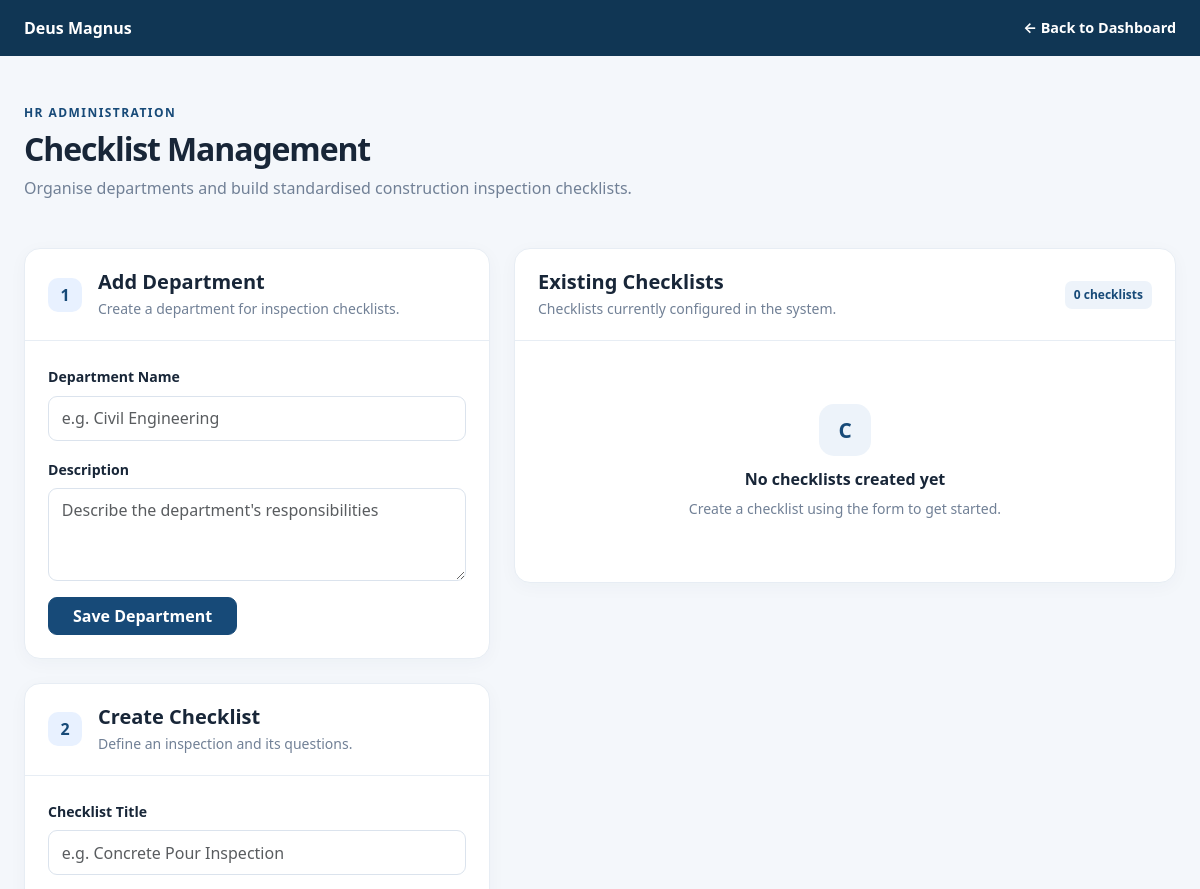
The app's page /site-checkbook/checklists/manage/ (signed in, upper part), older data.
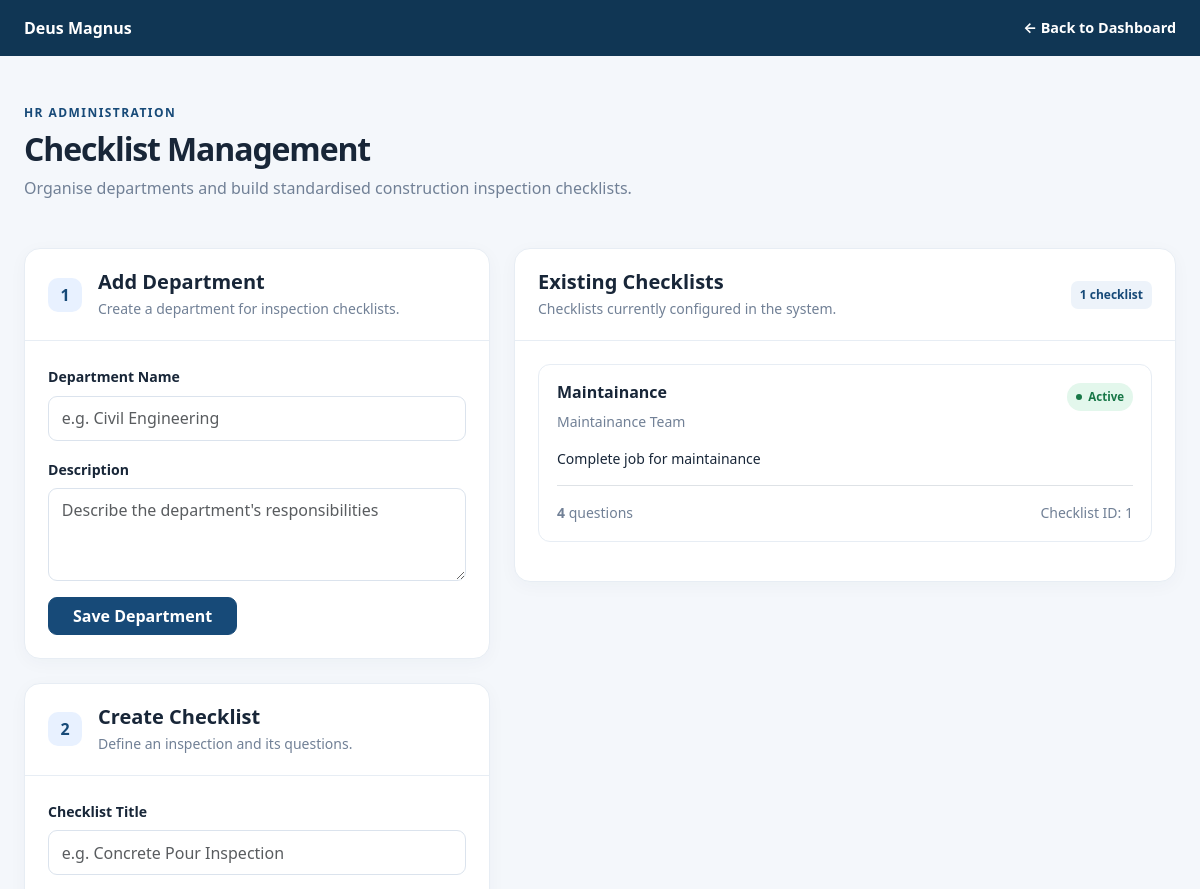
The same page, newer data.
### site_checkbook/models.py (models this page shows, shortened)
class Checklist(models.Model):
    department = models.ForeignKey(
        Department,
        on_delete=models.PROTECT,
        related_name="checklists",
    )
    title = models.CharField(max_length=200)
    description = models.TextField(blank=True)
    is_active = models.BooleanField(default=True)
    created_at = models.DateTimeField(auto_now_add=True)
    class Meta:
        ordering = ["department__name", "title"]

class Department(models.Model):
    name = models.CharField(max_length=150, unique=True)
    description = models.TextField(blank=True)
    is_active = models.BooleanField(default=True)
    created_at = models.DateTimeField(auto_now_add=True)
    class Meta:
        ordering = ["name"]

### site_checkbook/views.py (the view)
@login_required
def manage_checklists(request):
    if not is_hr_reviewer(request.user):
        raise PermissionDenied
    departments = Department.objects.all().order_by("name")
    checklists = Checklist.objects.select_related(
        "department"
    ).prefetch_related("questions")
    return render(
        request,
        "site_checkbook/manage_checklists.html",
        {
            "departments": departments,
            "checklists": checklists,
            "is_reviewer": True,
            "can_manage_projects": can_manage_projects(request.user),
        },
    )

### site_checkbook/permissions.py (called while the page is built)
def can_manage_projects(user):
    if not user.is_authenticated:
        return False
    return (
        user.is_superuser
        or user.groups.filter(
            name__in=["HR", "Supervisors", "Project Managers"]
        ).exists()
    )

### site_checkbook/views.py (called while the page is built)
def is_hr_reviewer(user):
    return (
        user.is_authenticated
        and (
            user.is_superuser
            or user.groups.filter(name__in=["HR", "Supervisors"]).exists()
        )
    )

### templates/site_checkbook/manage_checklists.html (shortened to what the changed rows need)
<!DOCTYPE html>
<html lang="en">
<head>
    <link href="https://cdn.jsdelivr.net/npm/bootstrap@5.3.3/dist/css/bootstrap.min.css" rel="stylesheet">
</head>
<body>
<main class="container-fluid page-wrap px-3 px-lg-4 py-4 py-lg-5">
    <div class="mb-4 mb-lg-5">
        <h1 class="page-title h2 mb-2">Checklist Management</h1>
    </div>
    <div class="row g-4 align-items-start">
        <div class="col-lg-5">
            <section class="panel mb-4">
                <div class="panel-heading d-flex align-items-center gap-3">
                    <div>
                        <h2 class="h5 fw-bold mb-1">Add Department</h2>
                    </div>
                </div>
            </section>
            <section class="panel">
                <div class="panel-heading d-flex align-items-center gap-3">
                    <div>
                        <h2 class="h5 fw-bold mb-1">Create Checklist</h2>
                    </div>
                </div>
            </section>
        </div>
        <div class="col-lg-7">
            <section class="panel">
                <div class="panel-heading d-flex flex-wrap justify-content-between align-items-center gap-2">
                    <div>
                        <h2 class="h5 fw-bold mb-1">Existing Checklists</h2>
                        <p class="muted small mb-0">Checklists currently configured in the system.</p>
                    </div>
                    <span class="count-chip">
                        {{ checklists|length }} checklist{{ checklists|length|pluralize }}
                    </span>
                </div>
                <div class="panel-body">
                    {% for checklist in checklists %}
                        <article class="checklist-item mb-3">
                            <div class="d-flex justify-content-between align-items-start gap-3">
                                <div>
                                    <h3 class="h6 fw-bold mb-2">{{ checklist.title }}</h3>
                                    <div class="muted small">
                                        {{ checklist.department.name }}
                                    </div>
                                </div>
                                {% if checklist.is_active %}
                                    <span class="status-pill status-active">Active</span>
                                {% else %}
                                    <span class="status-pill status-inactive">Inactive</span>
                                {% endif %}
                            </div>
                            {% if checklist.description %}
                                <p class="small mt-3 mb-3">{{ checklist.description }}</p>
                            {% endif %}
                            <div class="d-flex flex-wrap justify-content-between align-items-center gap-2 border-top pt-3 mt-3">
                                <span class="small muted">
                                    <strong>{{ checklist.questions.count }}</strong>
                                    question{{ checklist.questions.count|pluralize }}
                                </span>
                                <span class="small muted">
                                    Checklist ID: {{ checklist.pk }}
                                </span>
                            </div>
                        </article>
                    {% empty %}
                        <div class="empty-state">
                            <div class="empty-icon">C</div>
                            <h3 class="h6 fw-bold">No checklists created yet</h3>
                            <p class="muted small mb-0">
                                Create a checklist using the form to get started.
                            </p>
                        </div>
                    {% endfor %}
                </div>
            </section>
        </div>
    </div>
</main>
</body>
</html>

Row changes from the older to the newer data that the page shows:
added Checklist: title "Maintainance", department.name "Maintainance Team", is_active "Active", description "Complete job for maintainance", questions.count "4", pk "1"
Text that changed along with them:
{{ checklists|length }}: "0" → "1"
text no longer shown: "C No checklists created yet Create a checklist using the form to get started."
